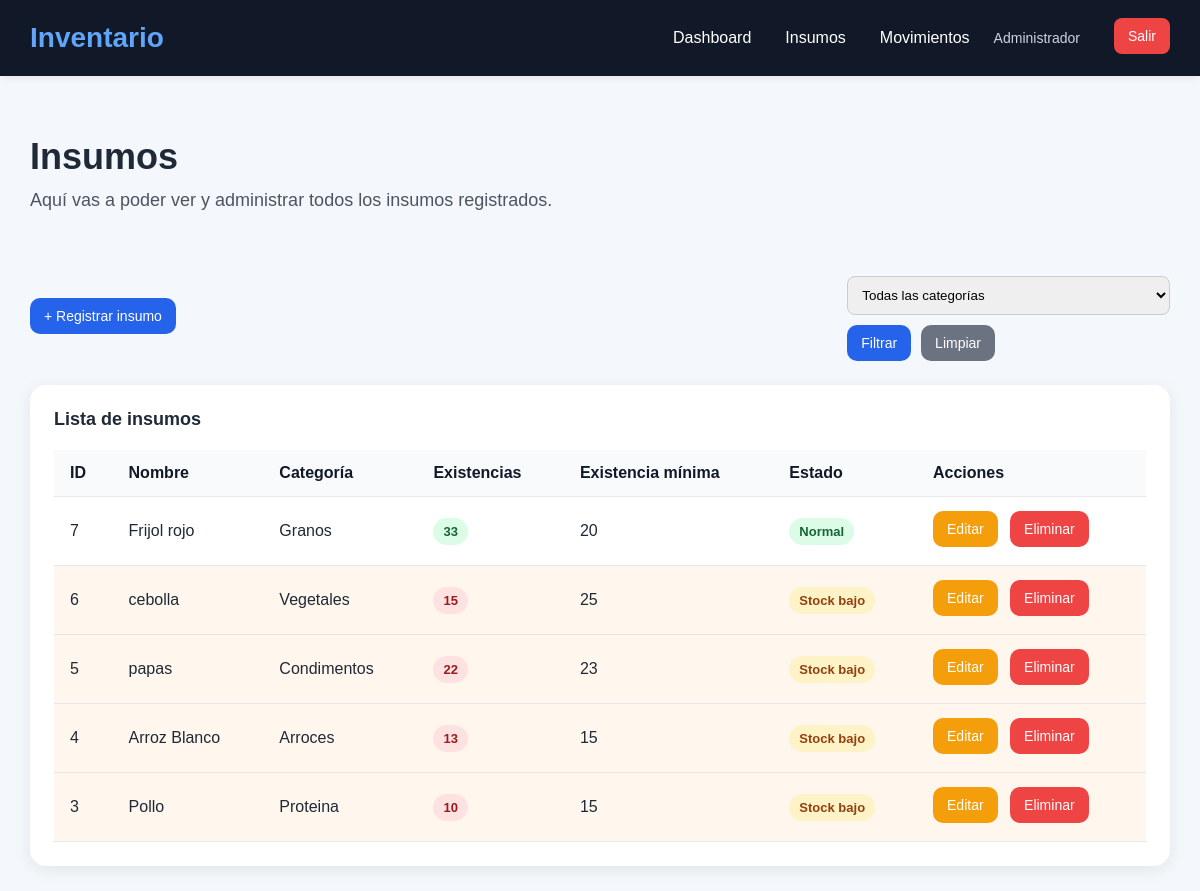
Page /productos/listar.php (signed in) on the committed database.
### tables this page shows
CREATE TABLE `productos` (
  `id` int(11) NOT NULL,
  `nombre` varchar(100) NOT NULL,
  `categoria` varchar(100) NOT NULL,
  `stock` int(11) NOT NULL,
  `stock_minimo` int(11) NOT NULL,
  `fecha_creacion` timestamp NOT NULL DEFAULT current_timestamp()
);

### productos/listar.php (the view, shortened to what this page needs)
<?php
include("../db/conexion.php");
include("../includes/header.php");
$sql = "SELECT * FROM productos";
$sql .= " ORDER BY id DESC";
$stmt = $conn->prepare($sql);
$stmt->execute();
$resultado = $stmt->get_result();
?>
<section class="hero">
    <h2>Insumos</h2>
    <p>Aquí vas a poder ver y administrar todos los insumos registrados.</p>
</section>
<div class="actions" style="display:flex; justify-content:space-between; align-items:center; gap:15px; flex-wrap:wrap;">
    <a href="crear.php" class="btn">+ Registrar insumo</a>
    <form method="GET" action="" style="display:flex; gap:10px; align-items:center; flex-wrap:wrap;">
        <select name="categoria">
            <option value="">Todas las categorías</option>
        </select>
        <button type="submit" class="btn">Filtrar</button>
        <a href="listar.php" class="btn btn-secondary">Limpiar</a>
    </form>
</div>
<div class="card">
    <h3>Lista de insumos</h3>
    <?php if ($resultado->num_rows > 0): ?>
        <table class="tabla">
            <thead>
                <tr>
                    <th>ID</th>
                    <th>Nombre</th>
                    <th>Categoría</th>
                    <th>Existencias</th>
                    <th>Existencia mínima</th>
                    <th>Estado</th>
                    <th>Acciones</th>
                </tr>
            </thead>
            <tbody>
                <?php while($fila = $resultado->fetch_assoc()): ?>
                    <?php $stock_bajo = $fila["stock"] <= $fila["stock_minimo"]; ?>
                    <tr class="<?php echo $stock_bajo ? 'fila-stock-bajo' : ''; ?>">
                        <td><?php echo $fila["id"]; ?></td>
                        <td><?php echo htmlspecialchars($fila["nombre"]); ?></td>
                        <td><?php echo htmlspecialchars($fila["categoria"]); ?></td>
                        <td>
                            <?php if ($stock_bajo): ?>
                                <span class="badge badge-salida"><?php echo $fila["stock"]; ?></span>
                            <?php else: ?>
                                <span class="badge badge-entrada"><?php echo $fila["stock"]; ?></span>
                            <?php endif; ?>
                        </td>
                        <td><?php echo $fila["stock_minimo"]; ?></td>
                        <td>
                            <?php if ($stock_bajo): ?>
                                <span class="badge badge-alerta">Stock bajo</span>
                            <?php else: ?>
                                <span class="badge badge-ok">Normal</span>
                            <?php endif; ?>
                        </td>
                        <td>
                            <a href="editar.php?id=<?php echo $fila['id']; ?>" class="btn btn-edit">Editar</a>
                            <a href="eliminar.php?id=<?php echo $fila['id']; ?>" class="btn btn-delete" onclick="return confirm('¿Seguro que deseas eliminar este insumo?');">Eliminar</a>
                        </td>
                    </tr>
                <?php endwhile; ?>
            </tbody>
        </table>
    <?php else: ?>
        <p class="empty-text">No hay insumos registrados para esa categoría.</p>
    <?php endif; ?>
</div>
<?php
include("../includes/footer.php");
?>

### css/styles.css (style rules this page uses)
* { margin: 0; padding: 0; box-sizing: border-box; }
body { font-family: Arial, sans-serif; background-color: #f4f7fb; color: #1f2937; }
.hero { padding: 60px 0 30px; }
.hero h2 { font-size: 36px; margin-bottom: 12px; }
.hero p { font-size: 18px; color: #4b5563; max-width: 700px; }
.card { background: white; border-radius: 16px; padding: 24px; box-shadow: 0 4px 18px rgba(0,0,0,0.08); }
.card h3 { font-size: 18px; margin-bottom: 10px; }
.btn { display: inline-block; background: #2563eb; color: white; padding: 10px 14px; border: none; border-radius: 10px; text-decoration: none; font-size: 14px; cursor: pointer; transition: 0.3s; margin-bottom: 4px; }
.actions { margin-bottom: 20px; }
.btn-edit { background: #f59e0b; margin-right: 8px; }
.btn-delete { background: #ef4444; }
.badge { display: inline-block; padding: 6px 10px; border-radius: 999px; font-size: 13px; font-weight: bold; }
.badge-entrada { background: #dcfce7; color: #166534; }
.badge-salida { background: #fee2e2; color: #991b1b; }
.card { width: 100%; overflow-x: auto; }
.tabla { width: 100%; border-collapse: collapse; margin-top: 20px; }
.tabla th, .tabla td { padding: 14px 16px; text-align: left; border-bottom: 1px solid #e5e7eb; }
.tabla th { background: #f9fafb; color: #111827; font-weight: bold; }
.hero { margin-bottom: 30px; }
.card { margin-bottom: 25px; }
.card h3 { margin-bottom: 15px; }
.card table { width: 100%; }
.fila-stock-bajo { background: #fff7ed; }
.badge-alerta { background: #fef3c7; color: #92400e; }
.badge-ok { background: #dcfce7; color: #166534; }
select { width: 100%; padding: 10px; border-radius: 8px; border: 1px solid #ccc; margin-top: 5px; }
.btn-secondary { background: #6b7280; }

### rows in the picture
productos: id "7", nombre "Frijol rojo", categoria "Granos", stock "33", stock_minimo "20", shows "Normal"
productos: id "6", nombre "cebolla", categoria "Vegetales", stock "15", stock_minimo "25", shows "Stock bajo"
productos: id "5", nombre "papas", categoria "Condimentos", stock "22", stock_minimo "23", shows "Stock bajo"
productos: id "4", nombre "Arroz Blanco", categoria "Arroces", stock "13", stock_minimo "15", shows "Stock bajo"
productos: id "3", nombre "Pollo", categoria "Proteina", stock "10", stock_minimo "15", shows "Stock bajo"

### other values in the picture
$_SESSION["usuario_nombre"] "Administrador"
